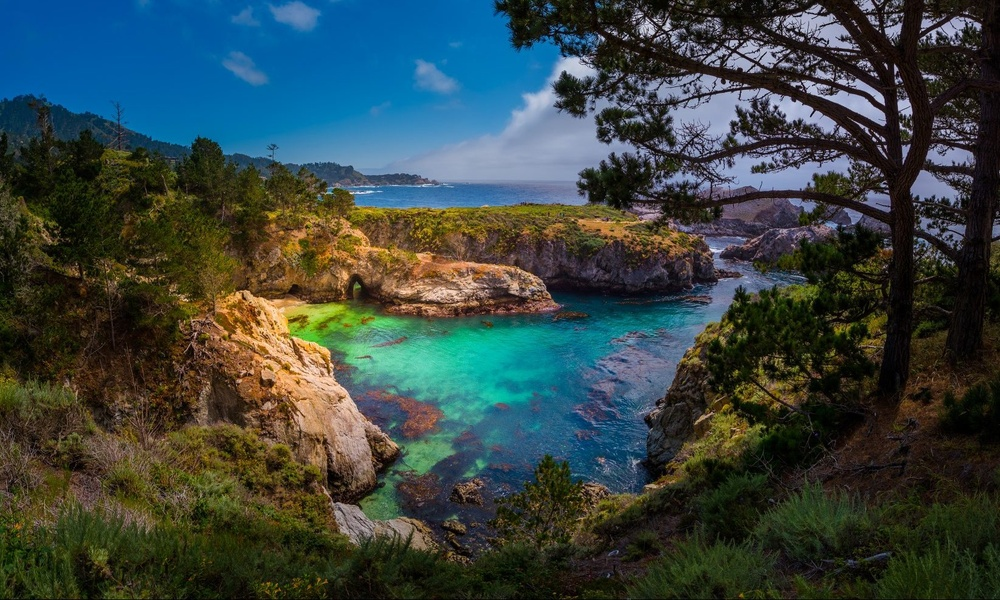
#> input picture images/point lobos.jpg, 1000 x 600 px, shrunk from 1645 x 987 before the run
$ python color_histogram.py --image 'images/point lobos.jpg'
#> lines starting #> are read from the running program, lines starting #| are printed output that depends on the picture
from __future__ import print_function
from matplotlib import pyplot as plt
import numpy as np
import argparse
import cv2

ap = argparse.ArgumentParser()
ap.add_argument("-i", "--image", required = True, help = "Path to the image")
args = vars(ap.parse_args())

image = cv2.imread(args["image"])
#> image is the input picture: shape (600, 1000, 3); mean B, G, R 66.5, 68.7, 55.4
cv2.imshow("Original Image", image) # no need to convert to grayscale because we're using color here

channels = cv2.split(image) # splits into B G and R channels
colors = ("b", "g", "r")
plt.figure() # make a figure
plt.title("Color Histogram")
plt.xlabel("Bins")
plt.ylabel("Num. Pixels")

# Loop over the channels and respective colors to make histograms
for (channel, color) in zip(channels, colors):
	histogram = cv2.calcHist([channel], [0], None, [256], [0, 256]) # just like the grayscale b/c only one type of color is concerned
	plt.plot(histogram, color = color) # set the color of the histogram?
	plt.xlim([0, 256])
#> this loop made 3 passes
#> color on passes 1 to 3: 'b', 'g', 'r'

plt.show() # show the combined RGB histogram
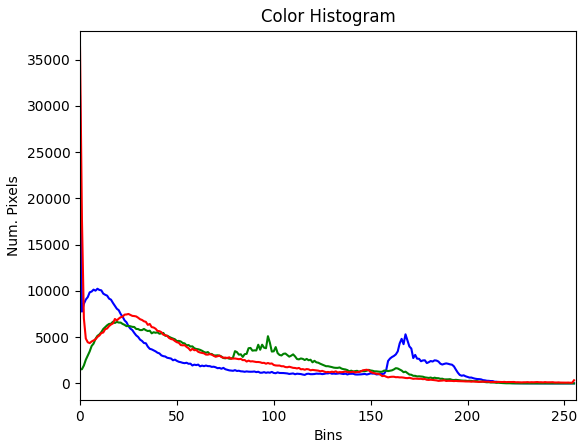
#> figure drawn by matplotlib, 1 panel; curve peaks at x = 0, y = 31091; curve peaks at x = 17, y = 6669; curve peaks at x = 0, y = 36337
cv2.waitKey(0)

# More histograms and 2D histograms

fig = plt.figure()

# Subplot of green and blue
ax = fig.add_subplot(131)
histogram = cv2.calcHist([channels[1], channels[0]], [0, 1], None, [32, 32], [0, 256, 0, 256])
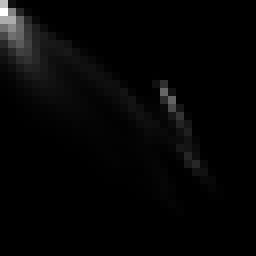
#> histogram: shape (32, 32) float32 (shown 8 times larger); min 0, max 26835, mean 585.9; drawn with min black and max white
p = ax.imshow(histogram, interpolation = "nearest")
ax.set_title("Green and Blue - 2D Histogram")
plt.colorbar(p)

# Subplot of red and green
ax = fig.add_subplot(132)
histogram = cv2.calcHist([channels[1], channels[2]], [0, 1], None, [32, 32], [0, 256, 0, 256])
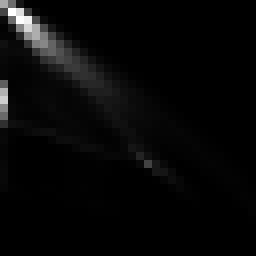
#> histogram: shape (32, 32) float32 (shown 8 times larger); min 0, max 18862, mean 585.9; drawn with min black and max white
p = ax.imshow(histogram, interpolation = "nearest")
ax.set_title("Green and Red - 2D Histogram")
plt.colorbar(p)

# Subplot of red and blue
ax = fig.add_subplot(133)
histogram = cv2.calcHist([channels[0], channels[2]], [0, 1], None, [32, 32], [0, 256, 0, 256])
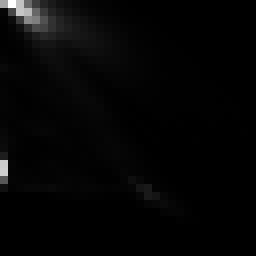
#> histogram: shape (32, 32) float32 (shown 8 times larger); min 0, max 26803, mean 585.9; drawn with min black and max white
p = ax.imshow(histogram, interpolation = "nearest")
ax.set_title("Blue and Red - 2D Histogram")
plt.colorbar(p)

print("2D histogram shape: {}, with {} values".format(histogram.shape, histogram.flatten().shape[0]))
#| 2D histogram shape: (32, 32), with 1024 values

# 3d histogram - can't be visualized at this moment, but made in the same fashion

histogram = cv2.calcHist([image], [0, 1, 2], None, [8, 8, 8], [0, 256, 0, 256, 0, 256])
plt.show()
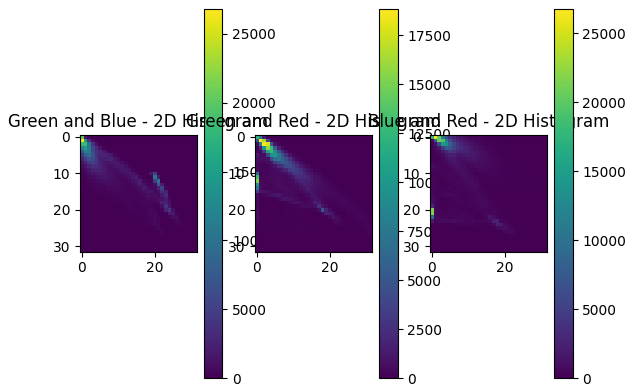
#> figure drawn by matplotlib, 6 panels

cv2.waitKey(0)
